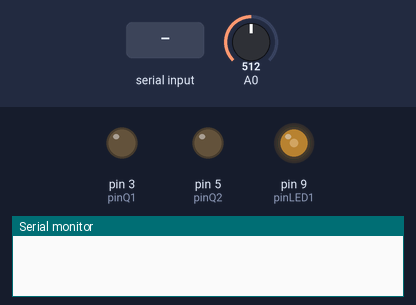
Bench run of a sketch on a simulated Arduino Uno, built with avr-gcc and run on an emulated ATmega328P. Shown: output pins drawn as LEDs (lit = HIGH), the last lines printed to the serial monitor. The inputs (shaded band) are chosen by the test bench; at power-on: A0 = 512.

Above: at 0.1 s.
At 1.2 s:
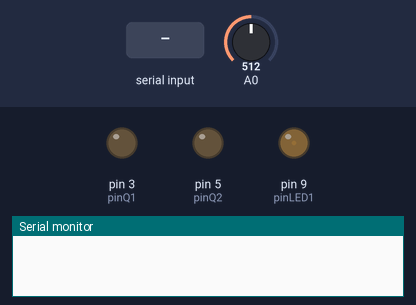
1.3 s: "A\n" received over Serial
4.3 s: "LED\n" received over Serial
At 5.1 s:
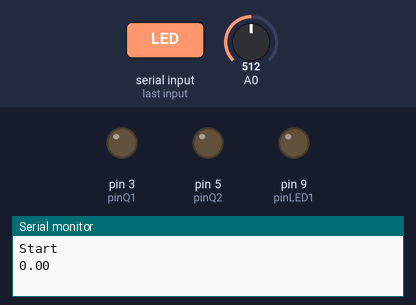
5.8 s: "Q2B\n" received over Serial
Timing chart, 0 to 8.8 s (numbered marks = the images above; inputs shaded):
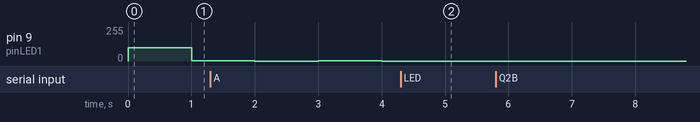

Measured:
- after the input at 4.3 s, pin 9 (pinLED1): stays 0/255 (without the input it goes to 3/255 after 0.70 s)

The sketch:

TCLab-PID-Student.ino
```cpp
/*
  TCLab Temperature Control Lab Firmware with PI controller
  Marc Budinger
  March 2024


  This firmware provides a high level interface to the Temperature Control Lab and a Temperature PI controller for  Q1.
  The firmware scans the serial port for commands. Commands are case-insensitive. Any
  unrecognized command results in sleep model. Each command returns a result string.

  PID part
  ------------
  PIDON   Output of the PID is active
  PIDOFF  Output of the PID is inactive
  T1ORDER float set Temperature T1 order. Returns value of T1 in °C.
  PID_KP float  set Kp coefficient value
  PID_KI float  set Ki coefficient value
  PID_KD float  set Kd coefficient value
  PID_TS float  set timeSample value
  ECHOON  Active echo PID status
  ECHOOFF Desactive echo PID status

  Open Loop part
  ------------
  A         software restart. Returns "Start".
  P2 float  set pwm limit on heater 2, range 0 to 255. Default 100. Returns P2.
  Q2 float  set Heater 2, range 0 to 100. Returns value of Q2.
  Q2B float set Heater 2, range 0 to 100. Returns value of Q2 as a 32-bit float.
  R1        get value of Heater 1, range 0 to 100
  R2        get value of Heater 2, range 0 to 100
  SCAN      get values T1 T2 Q1 Q1 in line delimited values
  T1        get Temperature T1. Returns value of T1 in °C.
  T2        get Temperature T2. Returns value of T2 in °C.
  T1B       get Temperature T1. Returns value of T1 in °C as a 32-bit float.
  T2B       get Temperature T2. Returns value of T2 in °C as a 32-bit float.
  VER       get firmware version string
  X         stop, enter sleep mode. Returns "Stop"


  Limits on the heater power can be configured with the constants below.

  Status is indicated by LED1 on the Temperature Control Lab. Status conditions are:

      LED1        LED1
      Brightness  State
      ----------  -----
      dim         steady     Normal operation, heaters off
      bright      steady     Normal operation, heaters on
      dim         blinking   High temperature alarm on, heaters off
      bright      blinking   High temperature alarm on, heaters on

  The Temperature Control Lab shuts down the heaters if it receives no host commands
  during a timeout period (configure below), receives an "X" command, or receives
  an unrecognized command from the host.

*/

#include "Arduino.h"

// determine board type
#if defined(__AVR_ATmega328P__) || defined(__AVR_ATmega168__)
  String boardType = "Arduino Uno";
#elif defined(__AVR_ATmega32U4__) || defined(__AVR_ATmega16U4__)
  String boardType = "Arduino Leonardo/Micro";
#elif defined(__AVR_ATmega1280__) || defined(__AVR_ATmega2560__)
  String boardType = "Arduino Mega";
#else
  String boardType = "Unknown board";
#endif

// Enable debugging output
const bool DEBUG = false;

// constants
const String vers = "2.0.1";   // version of this firmware
const long baud = 9600;      // serial baud rate
const char sp = ' ';           // command separator
const char nl = '\n';          // command terminator

// pin numbers corresponding to signals on the TC Lab Shield
const int pinT1   = 0;         // T1
const int pinT2   = 2;         // T2
const int pinQ1   = 3;         // Q1
const int pinQ2   = 5;         // Q2
const int pinLED1 = 9;         // LED1

// temperature alarm limits
const int limT1   = 50;       // T1 high alarm (°C)
const int limT2   = 50;       // T2 high alarm (°C)

// LED1 levels
const int hiLED   =  60;       // hi LED
const int loLED   = hiLED/16;  // lo LED

// global variables
char Buffer[64];               // buffer for parsing serial input
int buffer_index = 0;          // index for Buffer
String cmd;                    // command
float val;                     // command value
int ledStatus;                 // 1: loLED
                               // 2: hiLED
                               // 3: loLED blink
                               // 4: hiLED blink
long ledTimeout = 0;           // when to return LED to normal operation
float LED = 100;               // LED override brightness
float P1 = 200;                // heater 1 power limit in units of pwm. Range 0 to 255
float P2 = 100;                // heater 2 power limit in units in pwm, range 0 to 255
float Q1 = 0;                  // last value written to heater 1 in units of percent
float Q2 = 0;                  // last value written to heater 2 in units of percent
int alarmStatus;               // hi temperature alarm status
boolean newData = false;       // boolean flag indicating new command
int n =  10;                   // number of samples for each temperature measurement

// PID variables
unsigned long lastTime, sampleTime;         // for sample time calculation (en ms)
double Input, Output, Setpoint;             // variable for measurment, output and order of controller
double o_k_1, e_k_1, e_k_2;                 // variables recurrence equaiton
double kp, ki, kd;                          // PID gains where output = kd.error + ki. int error + kd. error derivate
boolean PIDOn = false;                      // Activation or not of PID
boolean PIDEcho = false;                    // Results echo (or not) of PID

//
void readCommand() {
  while (Serial && (Serial.available() > 0) && (newData == false)) {
    int byte = Serial.read();
    if ((byte != '\r') && (byte != nl) && (buffer_index < 64)) {
      Buffer[buffer_index] = byte;
      buffer_index++;
    }
    else {
      newData = true;
    }
  }
}

// for debugging with the serial monitor in Arduino IDE
void echoCommand() {
  if (newData) {
    Serial.write("Received Command: ");
    Serial.write(Buffer, buffer_index);
    Serial.write(nl);
    Serial.flush();
  }
}

// return average  of n reads of thermister temperature in °C
inline float readTemperature(int pin) {
  float degC = 0.0;
  for (int i = 0; i < n; i++) {
    degC += analogRead(pin) * 0.322265625 - 50.0;    // use for 3.3v AREF
    //degC += analogRead(pin) * 0.170898438 - 50.0;  // use for 1.75v AREF
  }
  return degC / float(n);
}

void parseCommand(void) {
  if (newData) {
    String read_ = String(Buffer);

    // separate command from associated data
    int idx = read_.indexOf(sp);
    cmd = read_.substring(0, idx);
    cmd.trim();
    cmd.toUpperCase();

    // extract data. toFloat() returns 0 on error
    String data = read_.substring(idx + 1);
    data.trim();
    val = data.toFloat();

    // reset parameter for next command
    memset(Buffer, 0, sizeof(Buffer));
    buffer_index = 0;
    newData = false;
  }
}

void sendResponse(String msg) {
  Serial.println(msg);
}

void sendFloatResponse(float val) {
  Serial.println(String(val, 3));
}

void sendBinaryResponse(float val) {
  byte *b = (byte*)&val;
  Serial.write(b, 4);
}

void dispatchCommand(void) {
  if (cmd == "A") {
    setHeater1(0);
    setHeater2(0);
    sendResponse("Start");
  }
  else if (cmd == "LED") {
    ledTimeout = millis() + 10000;
    LED = max(0, min(100, val));
    sendResponse(String(LED));
  }
  else if (cmd == "P2") {
    P2 = max(0, min(255, val));
    sendResponse(String(P2));
  }
  else if (cmd == "Q2") {
    setHeater2(val);
    sendFloatResponse(Q2);
  }
  else if (cmd == "Q2B") {
    setHeater1(val);
    sendBinaryResponse(Q2);
  }
  else if (cmd == "R1") {
    sendFloatResponse(Q1);
  }
  else if (cmd == "R2") {
    sendFloatResponse(Q2);
  }
  else if (cmd == "SCAN") {
    sendFloatResponse(readTemperature(pinT1));
    sendFloatResponse(readTemperature(pinT2));
    sendFloatResponse(Q1);
    sendFloatResponse(Q2);
  }
  else if (cmd == "T1") {
    sendFloatResponse(readTemperature(pinT1));
  }
  else if (cmd == "T1B") {
    sendBinaryResponse(readTemperature(pinT1));
  }
  else if (cmd == "T2") {
    sendFloatResponse(readTemperature(pinT2));
  }
  else if (cmd == "T2B") {
    sendBinaryResponse(readTemperature(pinT2));
  }
  else if (cmd == "VER") {
    sendResponse("TCLab Firmware " + vers + " " + boardType);
  }
  else if (cmd == "X") {
    setHeater1(0);
    setHeater2(0);
    PIDOn = false;
    sendResponse("Stop");
      }
  else if (cmd == "T1ORDER") {
    if ( (val < 55) && (val > 0) ) {
      Setpoint = val;
      sendFloatResponse(val);
    }
    else sendResponse("Too hot or too cold");
  }
  else if (cmd == "SETKP") {
    kp=val;
    sendResponse("Kp =" + String(kp));
  }
  else if (cmd == "SETKI") {
    ki=val;
    sendResponse("Ki =" + String(ki));
  }
  else if (cmd == "SETKD") {
    kd=val;
    sendResponse("Kd =" + String(kd));
  }
  else if (cmd == "PIDON") {
    // !
    // To be completed
    // !
  }
  else if (cmd == "PIDOFF") {
    PIDOn = false;
    sendResponse("PID is OFF");
  }
    else if (cmd == "PID_TS") {
    PIDOn = false;
    sendResponse("PID is OFF");
  }
    else if (cmd == "ECHOON") {
    PIDEcho = true;
    sendResponse("PID echo is On = Time ; Setpoint ; Input ; Output");
  }
    else if (cmd == "ECHOOFF") {
    PIDEcho = false;
    sendResponse("PID echo is OFF");
  }
  else if (cmd.length() > 0) {
    setHeater1(0);
    setHeater2(0);
    sendResponse(cmd);
  }

  Serial.flush();
  cmd = "";
}

void checkAlarm(void) {
  if ((readTemperature(pinT1) > limT1) or (readTemperature(pinT2) > limT2)) {
    alarmStatus = 1;
  }
  else {
    alarmStatus = 0;
  }
}

void updateStatus(void) {
  // determine led status
  ledStatus = 1;
  if ((Q1 > 0) or (Q2 > 0)) {
    ledStatus = 2;
  }
  if (alarmStatus > 0) {
    ledStatus += 2;
  }
  // update led depending on ledStatus
  if (millis() < ledTimeout) {        // override led operation
    analogWrite(pinLED1, LED);
  }
  else {
    switch (ledStatus) {
      case 1:  // normal operation, heaters off
        analogWrite(pinLED1, loLED);
        break;
      case 2:  // normal operation, heater on
        analogWrite(pinLED1, hiLED);
        break;
      case 3:  // high temperature alarm, heater off
        if ((millis() % 2000) > 1000) {
          analogWrite(pinLED1, loLED);
        } else {
          analogWrite(pinLED1, loLED/4);
        }
        break;
      case 4:  // high temperature alarm, heater on
        if ((millis() % 2000) > 1000) {
          analogWrite(pinLED1, hiLED);
        } else {
          analogWrite(pinLED1, loLED);
        }
        break;
    }
  }
}

// set Heater 1
void setHeater1(float qval) {
  Q1 = max(0., min(qval, 100.));
  analogWrite(pinQ1, (Q1*P1)/100);
}

// set Heater 2
void setHeater2(float qval) {
  Q2 = max(0., min(qval, 100.));
  analogWrite(pinQ2, (Q2*P2)/100);
}

// arduino startup
void setup() {
  // Init TCLAb card
  analogReference(EXTERNAL);
  while (!Serial) {
    ; // wait for serial port to connect.
  }
  Serial.begin(baud);
  Serial.flush();
  setHeater1(0);
  setHeater2(0);
  ledTimeout = millis() + 1000;

  // PID init
    // !
    // To be completed
    // !

}

void ComputePID()
{

  /*How long since we last calculated*/
   unsigned long now = millis();
   double timeChange = (double)(now - lastTime)/1000;

   /*Compute error variable*/
    // !
    // To be completed: define e_k as a double in function of Setpoint and Input
    // !

   /*Compute PID Output*/
    // !
    // To be completed
    // !

   /*Remember some variables for next time*/
    // !
    // To be completed
    // !

   /*Print data for serial plotter*/
   if (PIDEcho == true) {
      Serial.print("Setpoint:");
      Serial.print(Setpoint);
      Serial.print(",");
      Serial.print("Input:");
      Serial.print(Input);
      Serial.print(",");
      Serial.print("Output:");
      Serial.println(Output);
   }
}


// arduino main event loop
void loop() {

  // Gestion des commande sur port serie
  readCommand();
  if (DEBUG) echoCommand();
  parseCommand();
  dispatchCommand();
  checkAlarm();
  updateStatus();

  // execution du PID
  if (PIDOn == true && ((millis()-lastTime) >= sampleTime) ) {
    Input=readTemperature(pinT1);    //on mesure temperature T1 ==> Input
    ComputePID(); // on lance le correcteur
    setHeater1(Output);   // on implemente la sortie du correcteur
  }
  else if (PIDOn == false) {
    setHeater1(0);
  }

}
```
